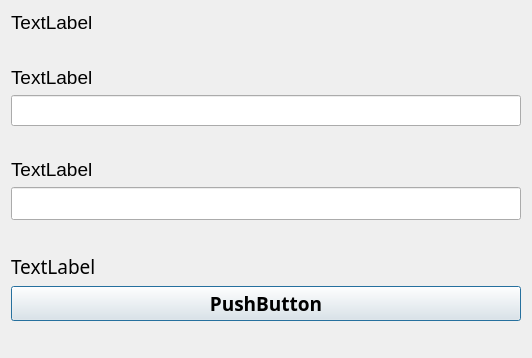
<?xml version="1.0" encoding="UTF-8"?>
<ui version="4.0">
 <class>CTS_dialog</class>
 <widget class="QDialog" name="CTS_dialog">
  <property name="geometry">
   <rect>
    <x>0</x>
    <y>0</y>
    <width>532</width>
    <height>358</height>
   </rect>
  </property>
  <property name="windowTitle">
   <string>Dialog</string>
  </property>
  <layout class="QVBoxLayout" name="verticalLayout">
   <item>
    <layout class="QVBoxLayout" name="verticalLayout_2">
     <item>
      <widget class="QLabel" name="CTS_trackingSetText">
       <property name="font">
        <font>
         <family>Arial</family>
         <pointsize>14</pointsize>
        </font>
       </property>
       <property name="text">
        <string>TextLabel</string>
       </property>
      </widget>
     </item>
     <item>
      <spacer name="verticalSpacer_2">
       <property name="orientation">
        <enum>Qt::Vertical</enum>
       </property>
       <property name="sizeHint" stdset="0">
        <size>
         <width>20</width>
         <height>40</height>
        </size>
       </property>
      </spacer>
     </item>
     <item>
      <widget class="QLabel" name="CTS_label_Trk1">
       <property name="font">
        <font>
         <family>Arial</family>
         <pointsize>14</pointsize>
        </font>
       </property>
       <property name="text">
        <string>TextLabel</string>
       </property>
      </widget>
     </item>
     <item>
      <widget class="QLineEdit" name="CTS_Edit_1">
       <property name="font">
        <font>
         <family>Arial</family>
         <pointsize>14</pointsize>
        </font>
       </property>
      </widget>
     </item>
     <item>
      <spacer name="verticalSpacer">
       <property name="orientation">
        <enum>Qt::Vertical</enum>
       </property>
       <property name="sizeHint" stdset="0">
        <size>
         <width>20</width>
         <height>40</height>
        </size>
       </property>
      </spacer>
     </item>
     <item>
      <widget class="QLabel" name="CTS_label_Trk2">
       <property name="font">
        <font>
         <family>Arial</family>
         <pointsize>14</pointsize>
        </font>
       </property>
       <property name="text">
        <string>TextLabel</string>
       </property>
      </widget>
     </item>
     <item>
      <widget class="QLineEdit" name="CTS_Edit_2">
       <property name="font">
        <font>
         <family>Arial</family>
         <pointsize>16</pointsize>
        </font>
       </property>
      </widget>
     </item>
     <item>
      <spacer name="verticalSpacer_3">
       <property name="orientation">
        <enum>Qt::Vertical</enum>
       </property>
       <property name="sizeHint" stdset="0">
        <size>
         <width>20</width>
         <height>40</height>
        </size>
       </property>
      </spacer>
     </item>
     <item>
      <widget class="QLabel" name="CTS_trackingSetText2">
       <property name="font">
        <font>
         <family>Agency FB</family>
         <pointsize>14</pointsize>
        </font>
       </property>
       <property name="text">
        <string>TextLabel</string>
       </property>
      </widget>
     </item>
     <item>
      <widget class="QPushButton" name="CTS_submitButton">
       <property name="font">
        <font>
         <family>Arial Black</family>
         <pointsize>14</pointsize>
         <weight>75</weight>
         <bold>true</bold>
        </font>
       </property>
       <property name="text">
        <string>PushButton</string>
       </property>
      </widget>
     </item>
     <item>
      <spacer name="verticalSpacer_4">
       <property name="orientation">
        <enum>Qt::Vertical</enum>
       </property>
       <property name="sizeHint" stdset="0">
        <size>
         <width>20</width>
         <height>40</height>
        </size>
       </property>
      </spacer>
     </item>
    </layout>
   </item>
  </layout>
 </widget>
 <resources/>
 <connections/>
</ui>
